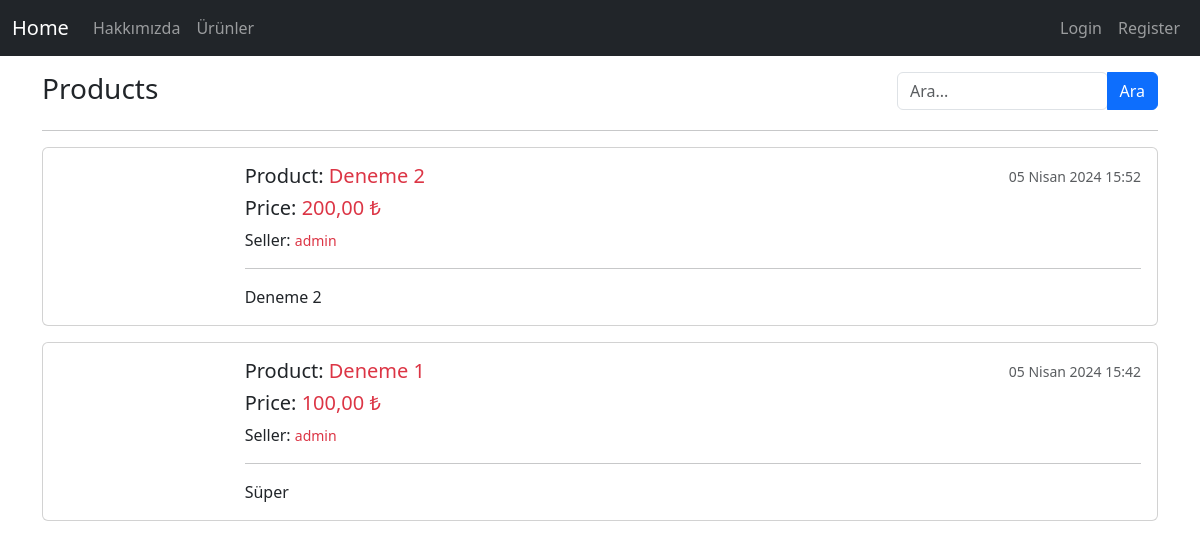
The app's page /products/, older data.
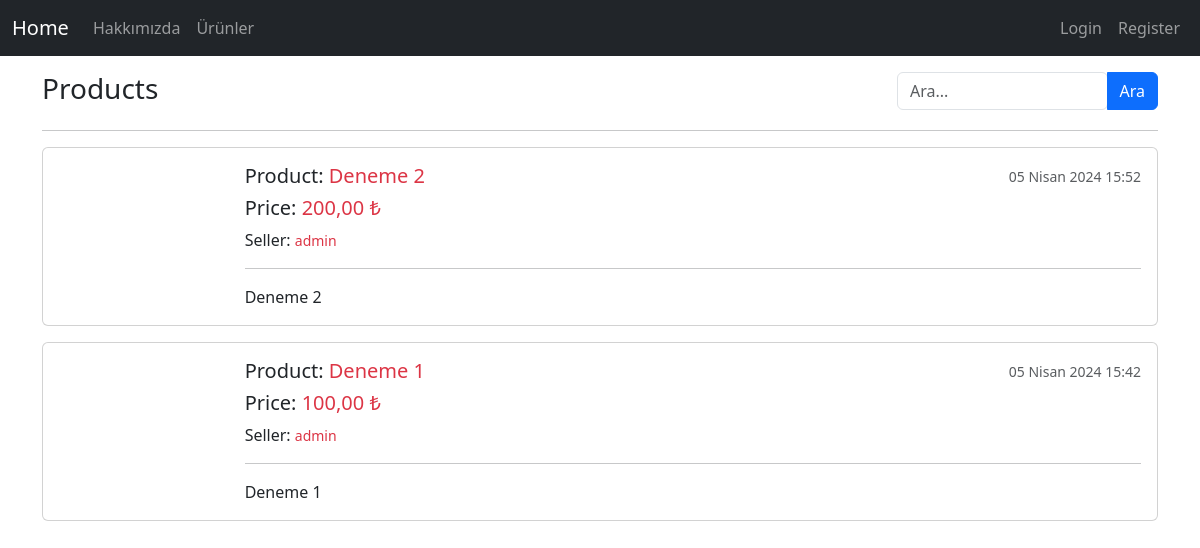
The same page, newer data.
### product/models.py (models this page shows, shortened)
class Product(models.Model):
    seller = models.ForeignKey("auth.User", on_delete = models.CASCADE, verbose_name = "Satıcı") # User silindiğinde ona ait olanlarda silinir.
    title = models.CharField(max_length = 50, verbose_name = "Ürün Adı")
    price = models.DecimalField(max_digits=10, decimal_places=2, verbose_name="Fiyat")
    content = models.TextField(verbose_name = "İçerik")
    created_date = models.DateTimeField(auto_now_add = True, verbose_name = "Oluşturulma Tarihi") # Eklenme Tarihi
    product_image = models.FileField(blank=True, null=True, verbose_name = "Fotoğraf")
    class Meta:
        ordering = ['-created_date']

### product/views.py (the view)
# urls.py: path("products/", include("product.urls")), # products isteği gelirse başka urls çağırır.
def products(request):
    keyword = request.GET.get("keyword")
    if keyword:
        products = Product.objects.filter(title__contains=keyword)
        return render(request, "products.html", {"products": products})
    products = Product.objects.all()
    return render(request, "products.html", {"products": products})

### templates/products.html (shortened to what this page needs)
{% extends "layout.html" %}
{% block body %}
<div class="row">
    <div class="col-md-6">
        <h3>Products</h3>
    </div>
    <div class="col-md-3">
    </div>
    <div class="col-md-3">
        <form>
            <div class="input-group">
                <input type="text" name="keyword" class="form-control rounded" maxlength="32" placeholder="Ara..." aria-label="Search">
                <button type="submit" class="btn btn-primary">Ara</button>
            </div>
        </form>
    </div>
</div>
<hr>
{% if products %}
    {% for product in products %}
        <div class="card mb-3">
            <div class="row g-0">
                <div class="col-md-2">
                </div>
                <div class="col-md-10">
                    <div class="card-body">
                        <div class="d-flex justify-content-between">
                            <a href="{% url 'product:detail' product.id %}" class="link-underline link-underline-opacity-0"><h5 class="card-title text-dark">Product: <span class="text-danger">{{product.title}}</span></h5></a>
                            <p class="card-text"><small class="text-body-secondary">{{product.created_date}}</small></p>
                        </div>
                        <h5 class="card-title">Price: <span class="text-danger">{{product.price}} ₺</span></h5>
                        <p class="card-title">Seller: <small class="text-danger">{{product.seller.username}}</small></p>
                        <hr>
                        <p class="card-text">{{product.content}}</p>
                    </div>
                </div>
            </div>
        </div>
    {% endfor %}
{% endif %}
{% endblock body %}

Row changes from the older to the newer data that the page shows:
changed Product "Deneme 1": content "Süper" → "Deneme 1"
